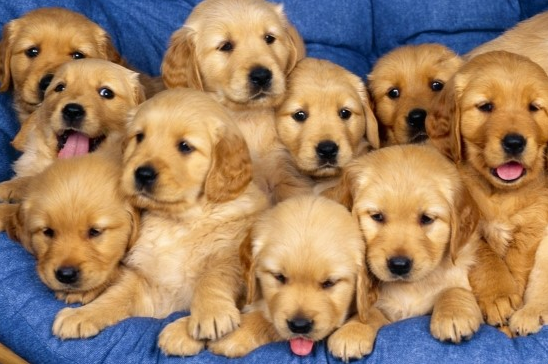
#> input picture images/dog.bmp, 548 x 364 px
$ python 3_matplotlib.py
#> lines starting #> are read from the running program, lines starting #| are printed output that depends on the picture
import cv2
import matplotlib.pyplot as plt

img_gray = cv2.imread('./images/dog.bmp', cv2.IMREAD_GRAYSCALE)
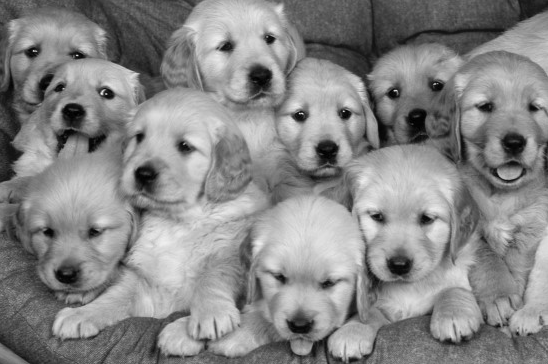
#> img_gray: shape (364, 548); min 0, max 243, mean 134.7
img_color = cv2.imread('./images/dog.bmp', cv2.IMREAD_COLOR)
#> img_color is the input picture: shape (364, 548, 3); mean B, G, R 100.4, 128.9, 159
img_color = cv2.cvtColor(img_color, cv2.COLOR_BGR2RGB)

plt.subplot(121)
plt.axis('off')
plt.imshow(img_gray, cmap='gray')

plt.subplot(122)
plt.axis('off')
plt.imshow(img_color)
plt.show()
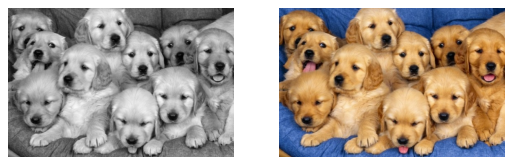
#> figure drawn by matplotlib, 2 panels

# cv2는 BGR로 읽고 BGR로 보여줌
# plt는 RGB로 보여줌

$ run again, with images/field.bmp copied over images/dog.bmp
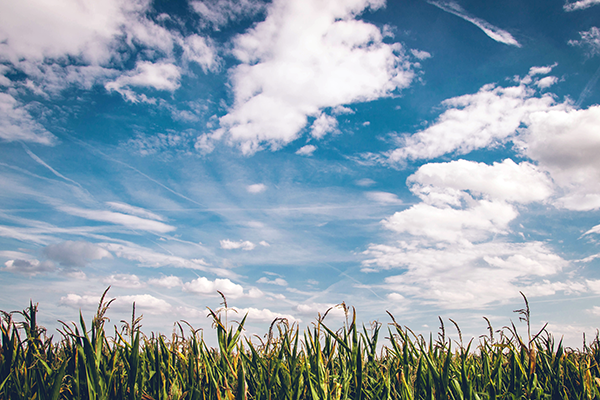
#> input picture images/field.bmp, 600 x 400 px
#> `img_gray = cv2.imread('./images/dog.bmp', cv2.IMREAD_GRAYSCALE)`:
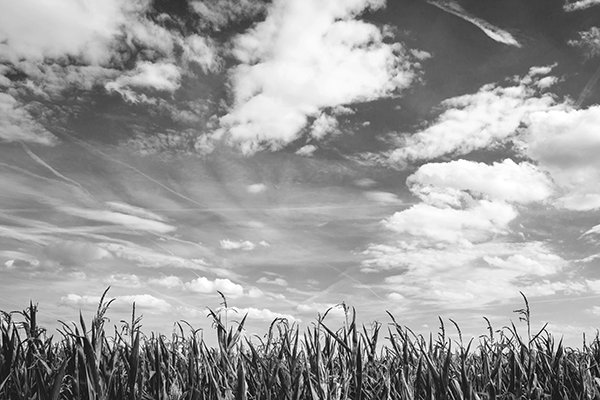
#> img_gray: shape (400, 600); min 0, max 255, mean 156.2
#> img_color is the input picture: shape (400, 600, 3); mean B, G, R 173.2, 160.3, 141.8
#> `plt.show()`:
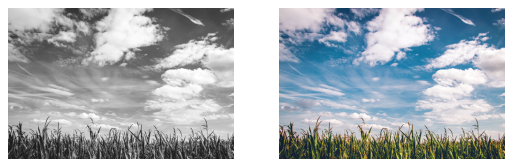
#> figure drawn by matplotlib, 2 panels
